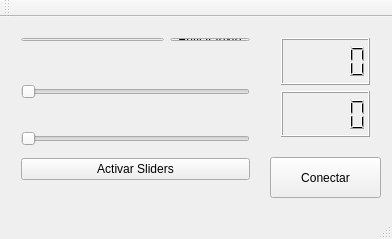
<?xml version="1.0" encoding="UTF-8"?>
<ui version="4.0">
 <class>MainWindow</class>
 <widget class="QMainWindow" name="MainWindow">
  <property name="geometry">
   <rect>
    <x>0</x>
    <y>0</y>
    <width>392</width>
    <height>239</height>
   </rect>
  </property>
  <property name="windowTitle">
   <string>MainWindow</string>
  </property>
  <property name="windowIcon">
   <iconset resource="icons.qrc">
    <normaloff>:/Icons/arduino-icon.png</normaloff>:/Icons/arduino-icon.png</iconset>
  </property>
  <widget class="QWidget" name="centralWidget">
   <widget class="QPushButton" name="ConnectButton">
    <property name="geometry">
     <rect>
      <x>270</x>
      <y>140</y>
      <width>111</width>
      <height>41</height>
     </rect>
    </property>
    <property name="text">
     <string>Conectar</string>
    </property>
   </widget>
   <widget class="QWidget" name="">
    <property name="geometry">
     <rect>
      <x>10</x>
      <y>10</y>
      <width>251</width>
      <height>25</height>
     </rect>
    </property>
    <layout class="QHBoxLayout" name="horizontalLayout">
     <item>
      <widget class="QLineEdit" name="StringEdit"/>
     </item>
     <item>
      <widget class="QPushButton" name="SendButton">
       <property name="text">
        <string>Enviar texto</string>
       </property>
      </widget>
     </item>
    </layout>
   </widget>
   <widget class="QWidget" name="">
    <property name="geometry">
     <rect>
      <x>270</x>
      <y>10</y>
      <width>111</width>
      <height>121</height>
     </rect>
    </property>
    <layout class="QVBoxLayout" name="verticalLayout_2">
     <item>
      <widget class="QLCDNumber" name="DisplayX"/>
     </item>
     <item>
      <widget class="QLCDNumber" name="DisplayY"/>
     </item>
    </layout>
   </widget>
   <widget class="QWidget" name="">
    <property name="geometry">
     <rect>
      <x>10</x>
      <y>50</y>
      <width>251</width>
      <height>132</height>
     </rect>
    </property>
    <layout class="QVBoxLayout" name="verticalLayout">
     <item>
      <widget class="QSlider" name="SliderX">
       <property name="maximum">
        <number>255</number>
       </property>
       <property name="value">
        <number>0</number>
       </property>
       <property name="orientation">
        <enum>Qt::Horizontal</enum>
       </property>
      </widget>
     </item>
     <item>
      <spacer name="horizontalSpacer_2">
       <property name="orientation">
        <enum>Qt::Horizontal</enum>
       </property>
       <property name="sizeHint" stdset="0">
        <size>
         <width>40</width>
         <height>20</height>
        </size>
       </property>
      </spacer>
     </item>
     <item>
      <widget class="QSlider" name="SliderY">
       <property name="maximum">
        <number>255</number>
       </property>
       <property name="orientation">
        <enum>Qt::Horizontal</enum>
       </property>
      </widget>
     </item>
     <item>
      <layout class="QHBoxLayout" name="horizontalLayout_2">
       <item>
        <widget class="QPushButton" name="SliderButton">
         <property name="text">
          <string>Activar Sliders</string>
         </property>
        </widget>
       </item>
      </layout>
     </item>
    </layout>
   </widget>
  </widget>
  <widget class="QToolBar" name="mainToolBar">
   <attribute name="toolBarArea">
    <enum>TopToolBarArea</enum>
   </attribute>
   <attribute name="toolBarBreak">
    <bool>false</bool>
   </attribute>
  </widget>
  <widget class="QMenuBar" name="menuBar">
   <property name="geometry">
    <rect>
     <x>0</x>
     <y>0</y>
     <width>392</width>
     <height>21</height>
    </rect>
   </property>
  </widget>
  <widget class="QStatusBar" name="statusBar"/>
 </widget>
 <layoutdefault spacing="6" margin="11"/>
 <resources>
  <include location="icons.qrc"/>
 </resources>
 <connections/>
</ui>
